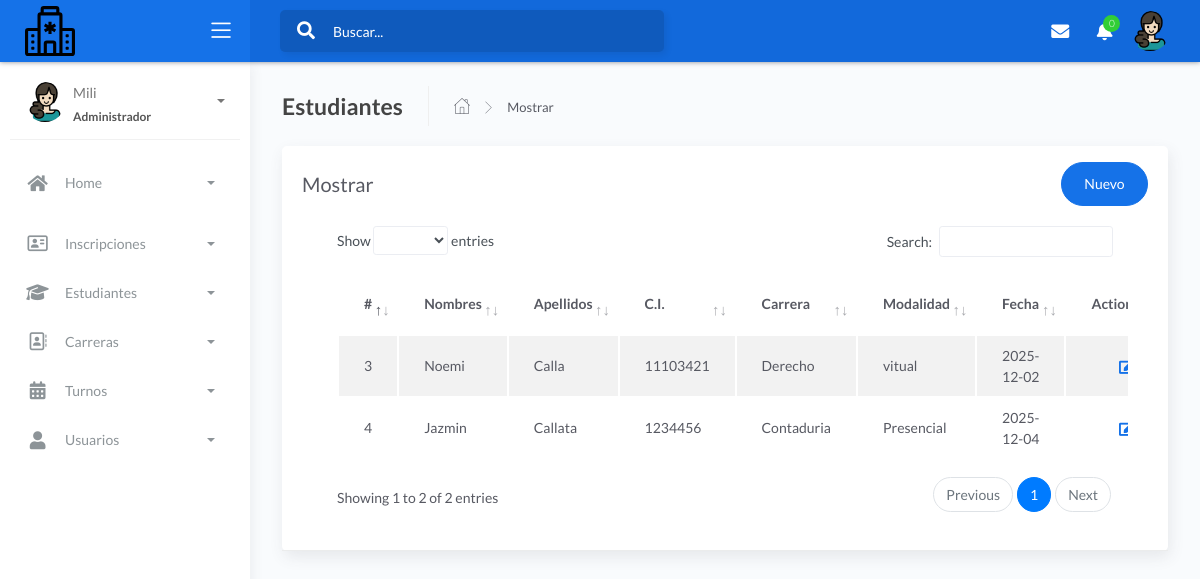
Screenshot of /folder/estudiantes.php (signed in) with the database file from the repository.
### tables this page shows
CREATE TABLE `estudiantes` (
  `id` bigint(20) UNSIGNED NOT NULL,
  `nombres` varchar(25) NOT NULL,
  `apellidos` varchar(20) NOT NULL,
  `ci` int(11) NOT NULL,
  `carrera_id` bigint(30) NOT NULL,
  `turno_id` bigint(40) NOT NULL,
  `numero` int(11) NOT NULL,
  `direccion` varchar(30) NOT NULL,
  `celular` int(9) NOT NULL,
  `fecha` date NOT NULL,
  `procedencia` varchar(50) NOT NULL,
  `tipo_beca` varchar(50) NOT NULL,
  `descuento` varchar(50) NOT NULL,
  `porcentaje` varchar(40) NOT NULL,
  `n_resolucion` int(11) NOT NULL,
  `n_expediente` int(11) NOT NULL
);

CREATE TABLE `carreras` (
  `id` bigint(20) UNSIGNED NOT NULL,
  `nombre` varchar(255) NOT NULL,
  `semestre` varchar(255) NOT NULL,
  `descripcion` text NOT NULL,
  `turno_id` bigint(20) UNSIGNED NOT NULL
);

CREATE TABLE `turnos` (
  `id` bigint(20) UNSIGNED NOT NULL,
  `nombre` varchar(20) NOT NULL,
  `descripcion` varchar(50) NOT NULL
);

### controller/estudiantescontroller.php (called while the page is built, shortened)
<?php
class estudiantescontroller {
    function mostrar(){
        require_once '../view/estudiantes/mostrar.php';
    }
    }

### view/estudiantes/mostrar.php (shortened to what this page needs)
<!DOCTYPE html>
<html lang="es">
<head>
<link href="https://cdnjs.cloudflare.com/ajax/libs/font-awesome/6.4.2/css/all.min.css" rel="stylesheet">
	<link rel="stylesheet" href="../assets/css/bootstrap.min.css">
	<link rel="stylesheet" href="../assets/css/atlantis.min.css">
	<link rel="stylesheet" href="../assets/css/demo.css">
</head>
<body>
	<div class="wrapper">
		<div class="main-header">
			<div class="logo-header" data-background-color="blue">
				<a href="../view/admin/admin.php" class="logo">
					<img src="../assets/img/hospital.svg" alt="navbar brand" class="navbar-brand">
				</a>
				<div class="nav-toggle">
					<button class="btn btn-toggle toggle-sidebar">
						<i class="icon-menu"></i>
					</button>
				</div>
			</div>
			<nav class="navbar navbar-header navbar-expand-lg" data-background-color="blue2">
				<div class="container-fluid">
					<div class="collapse" id="search-nav">
						<form class="navbar-left navbar-form nav-search mr-md-3">
							<div class="input-group">
								<div class="input-group-prepend">
									<button type="submit" class="btn btn-search pr-1">
										<i class="fa fa-search search-icon"></i>
									</button>
								</div>
								<input type="text" placeholder="Buscar..." class="form-control">
							</div>
						</form>
					</div>
					<ul class="navbar-nav topbar-nav ml-md-auto align-items-center">
						<li class="nav-item dropdown hidden-caret">
							<a class="nav-link dropdown-toggle" href="#" id="messageDropdown" role="button" data-toggle="dropdown" aria-haspopup="true" aria-expanded="false">
								<i class="fa fa-envelope"></i>
							</a>
						</li>
						<li class="nav-item dropdown hidden-caret">
							<a class="nav-link dropdown-toggle" href="#" id="notifDropdown" role="button" data-toggle="dropdown" aria-haspopup="true" aria-expanded="false">
								<i class="fa fa-bell"></i>
								<span class="notification">0</span>
							</a>
						</li>
						<li class="nav-item dropdown hidden-caret">
							<a class="dropdown-toggle profile-pic" data-toggle="dropdown" href="#" aria-expanded="false">
								<div class="avatar-sm">
									<img src="../assets/img/mujer.png" alt="..." class="avatar-img rounded-circle">
								</div>
							</a>
						</li>
					</ul>
				</div>
			</nav>
		</div>
		<div class="sidebar sidebar-style-2">
			<div class="sidebar-wrapper scrollbar scrollbar-inner">
				<div class="sidebar-content">
					<div class="user">
						<div class="avatar-sm float-left mr-2">
							<img src="../assets/img/mujer.png" alt="..." class="avatar-img rounded-circle">
						</div>
						<div class="info">
							<a data-toggle="collapse" href="#collapseExample" aria-expanded="true">
								<span>
									 <?php echo ucfirst($_SESSION['nombre']); ?>
									<span class="user-level">Administrador</span>
									<span class="caret"></span>
								</span>
							</a>
						</div>
					</div>
					<ul class="nav nav-primary">
						<li class="nav-item">
							<a data-toggle="collapse" href="#dashboard" class="collapsed" aria-expanded="false">
								<i class="fas fa-home"></i>
								<p>Home</p>
								<span class="caret"></span>
							</a>
						</li>
						<li class="nav-item">
								<a data-toggle="collapse" href="#inscripcion">
							<i class="fa-regular fa-address-card"></i>
									<p>Inscripciones</p>
									<span class="caret"></span>
								</a>
							</li>
						<li class="nav-item">
								<a data-toggle="collapse" href="#estudiantes">
									<i class="fa-solid fa-graduation-cap"></i>
									<p>Estudiantes</p>
									<span class="caret"></span>
								</a>
							</li>
						<li class="nav-item">
								<a data-toggle="collapse" href="#sidebarLayouts">
							<i class="fa-regular fa-address-book"></i>
								<p>Carreras</p>
									<span class="caret"></span>
								</a>
							</li>
						<li class="nav-item">
								<a data-toggle="collapse" href="#turnos">
								<i class="fa-solid fa-calendar-days"></i>
									<p>Turnos</p>
									<span class="caret"></span>
								</a>
							</li>
						<li class="nav-item">
							<a data-toggle="collapse" href="#user">
								<i class="fas fa-user"></i>
								<p>Usuarios</p>
								<span class="caret"></span>
							</a>
						</li>
					</ul>
				</div>
			</div>
		</div>
		<div class="main-panel">
			<div class="content">
				<div class="page-inner">
					<div class="page-header">
						<h4 class="page-title">Estudiantes</h4>
						<ul class="breadcrumbs">
							<li class="nav-home">
								<a href="../view/admin/admin.php">
									<i class="flaticon-home"></i>
								</a>
							</li>
							<li class="separator">
								<i class="flaticon-right-arrow"></i>
							</li>
							<li class="nav-item">
								<a href="#">Mostrar</a>
							</li>
						</ul>
					</div>
					<div class="row">
						<div class="col-md-12">
							<div class="card">
								<div class="card-header">
									<div class="d-flex align-items-center">
										<h4 class="card-title">Mostrar</h4>
										<a href="#addRowModal" class="btn btn-primary btn-round ml-auto" data-toggle="modal">Nuevo</a>
									</div>
									<div class="card-body">
										<div class="table-responsive">
											<table id="add-row" class="display table table-striped table-hover">
												<thead>
													<tr>
														<th>#</th>
														<th>Nombres</th>
														<th>Apellidos</th>
														<th>C.I.</th>
														<th>Carrera</th>
														<th>Modalidad</th>
														<th>Fecha</th>
														<th style="width: 10%">Action</th>
													</tr>
												</thead>
													<tbody>
														<?php
													$database = new Connection();
													$db = $database->open();
													try {
$sql = "SELECT
            estudiantes.id,
            estudiantes.nombres,
            estudiantes.apellidos,
            estudiantes.ci,
            carreras.id AS carrera_id,
            carreras.nombre AS carrera_nombre,
            turnos.id AS turno_id,
            turnos.nombre AS turno_nombre,
            estudiantes.fecha
        FROM estudiantes
        LEFT JOIN carreras ON estudiantes.carrera_id = carreras.id
        LEFT JOIN turnos ON estudiantes.turno_id = turnos.id";
		foreach ($db->query($sql) as $row) {
							?>
															<tr>
														 <td><?= $row['id']; ?></td>
        <td><?= $row['nombres']; ?></td>
        <td><?= $row['apellidos']; ?></td>
        <td><?= $row['ci']; ?></td>
       <td><?php echo $row['carrera_nombre']; ?></td>
       <td><?php echo $row['turno_nombre']; ?></td>
        <td><?= $row['fecha']; ?></td>
																<td>
																	<div class="form-button-action">
																	 <div class="form-button-action">
                     <button type="button" class="btn btn-link btn-primary btn-lg"
        data-toggle="modal"
        data-target="#editRowModal<?php echo $row['id']; ?>"
        title="Editar">
    <i class="fa fa-edit"></i>
</button>
            </div>
        </td>
																	</div>
													<?php
														}
													} catch (PDOException $e) {
														echo "Hubo un problema en la conexión: " . $e->getMessage();
													}
													?>
										</div>
									</div>
								</div>
							</div>
						</div>
					</div>
				</div>
			</div>
</body>
</html>

### rows the page displays
estudiantes: id "3", nombres "Noemi", apellidos "Calla", ci "11103421", carrera.nombre "Derecho", turno.nombre "vitual", fecha "2025-12-02"
estudiantes: id "4", nombres "Jazmin", apellidos "Callata", ci "1234456", carrera.nombre "Contaduria", turno.nombre "Presencial", fecha "2025-12-04"

### other values shown
$_SESSION['nombre'] "Mili"
